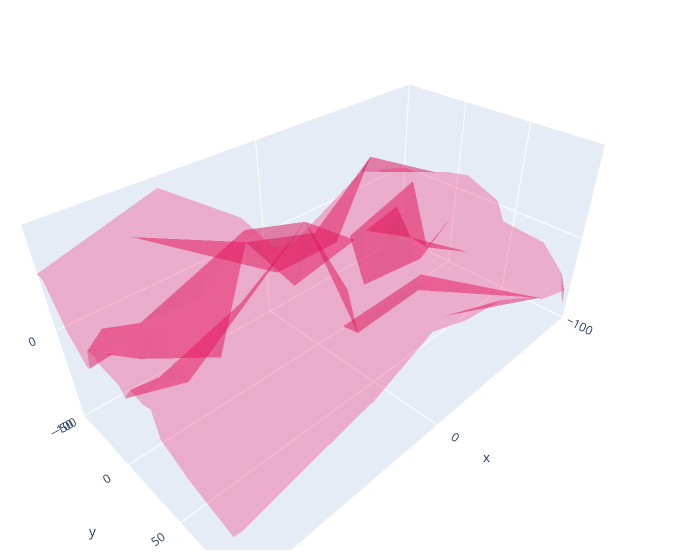

Notebook source saved alongside this figure:
### Markdown cell above
# Below is visualization testing #

### Code cell
N = 70

fig = go.Figure(data=[go.Mesh3d(x=(70*np.random.randn(N)),
                   y=(55*np.random.randn(N)),
                   z=(40*np.random.randn(N)),
                   opacity=0.5,
                   color='rgba(244,22,100,0.6)'
                  )])

fig.update_layout(
    scene = dict(
        xaxis = dict(nticks=4, range=[-100,100],),
                     yaxis = dict(nticks=4, range=[-50,100],),
                     zaxis = dict(nticks=4, range=[-100,100],),),
    width=700,
    margin=dict(r=20, l=10, b=10, t=10))

fig.show()
